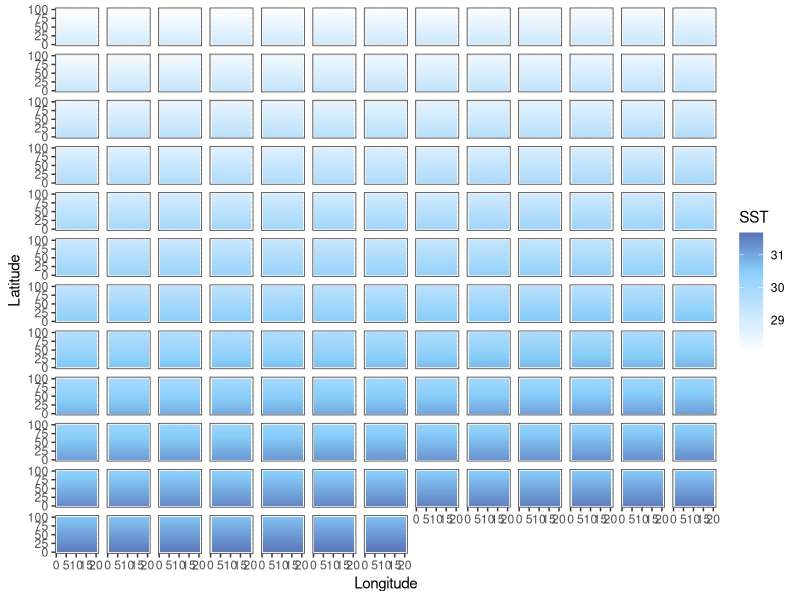
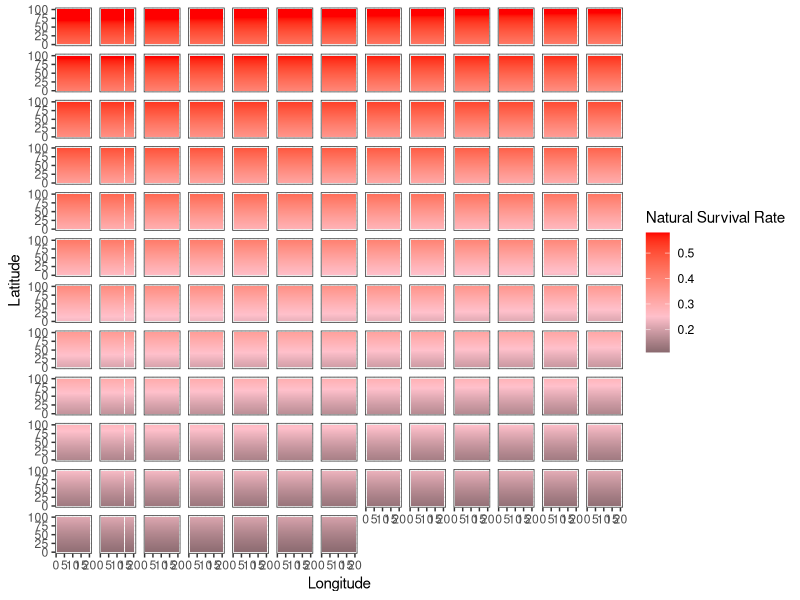
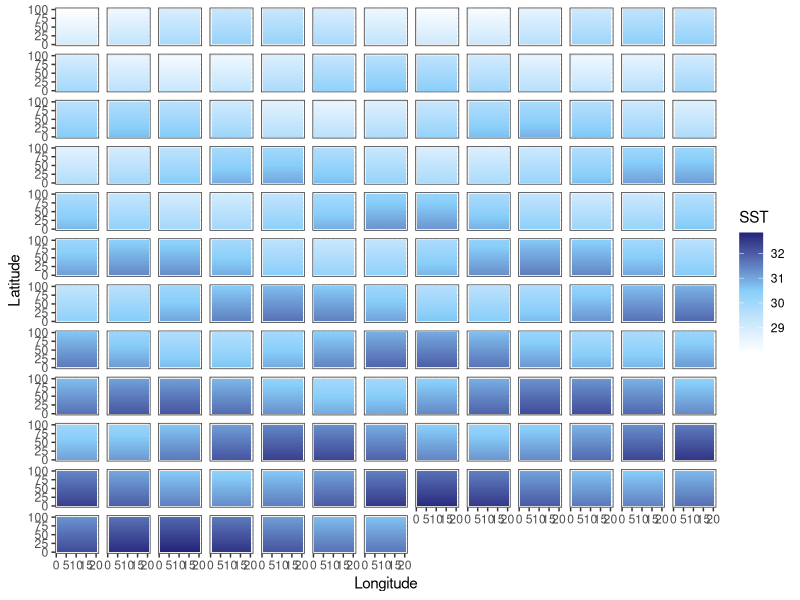
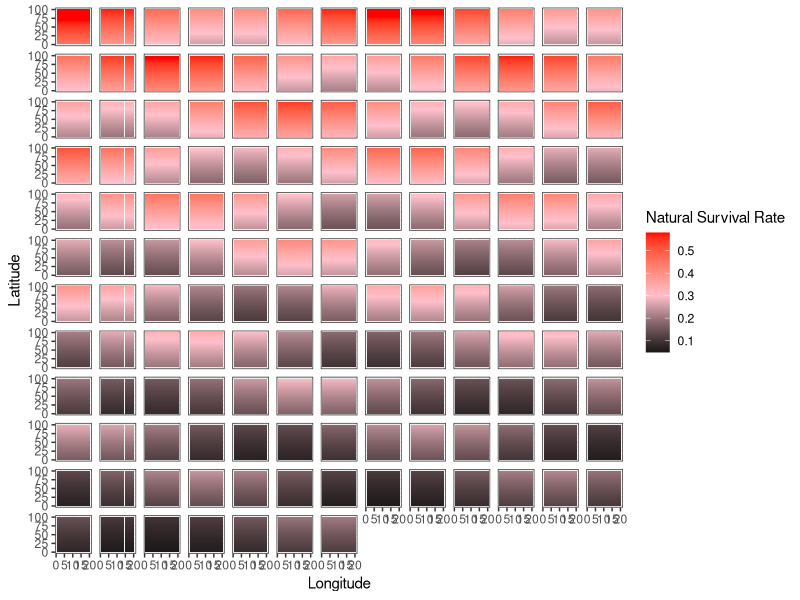
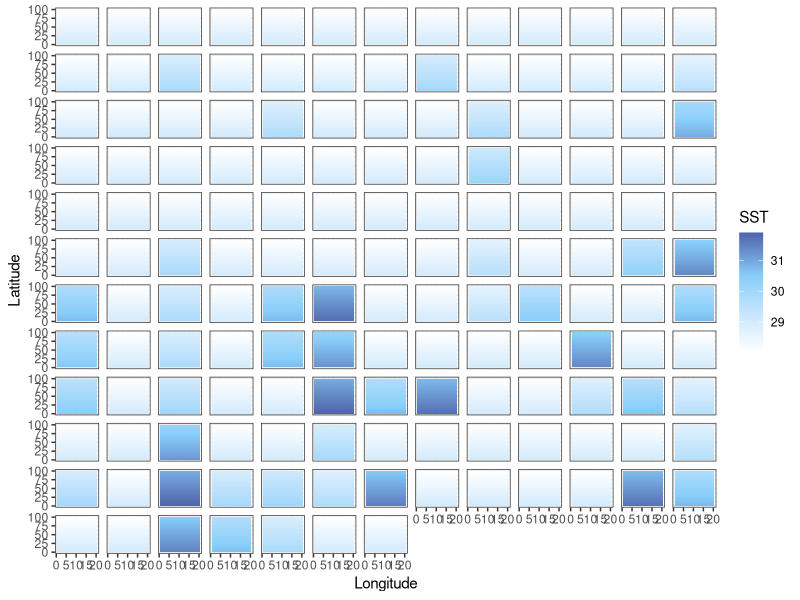
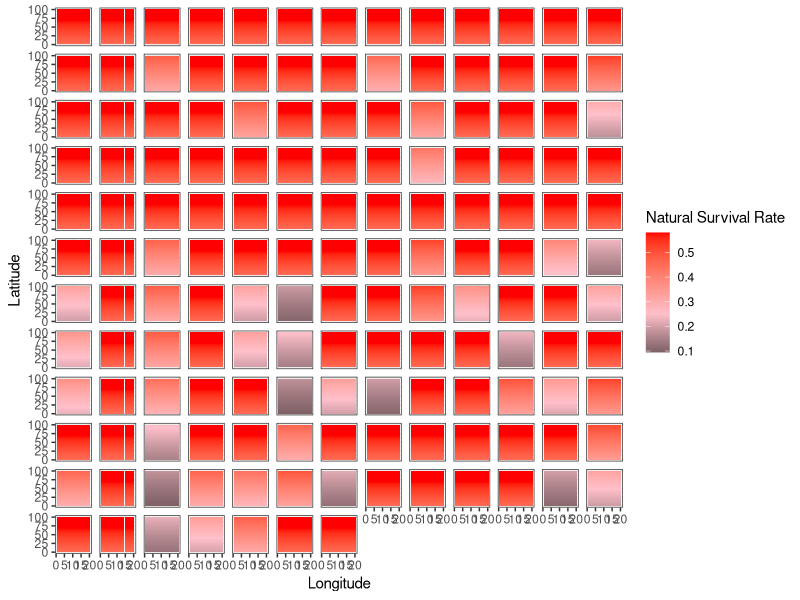

Generate these figures, in order, with R:
library(tidyverse)
library(here)

addTaskCallback(function(...) {set.seed(42);TRUE})
options(warn=-1)

years = 150
NS.patches = 100
EW.patches = 20
opt.temp = 25

calc_temp_mortality <- function(SST, opt.temp, temp.range, s) {
  nat.m = array(0, c(nrow(SST), ncol(SST)))
  m = 1 - exp((-(SST[,] - opt.temp)^2)/(temp.range^2)) # temperature based mortality function from Walsworth et al.
  m = 1 - m
  nat.m = ifelse(m > s, s, m)
  return(nat.m)
}

# 0.5272924 29
# 0.3678794 30
# 0.2369278 31
# 0.1408584 32
# 0.0773    33
# 0.0391639 34
# 0.0183156 35



### UNCOMMENT FOR CONSTANT MEAN SHIFT SST
SST.patches.mean <- array(0, c(NS.patches, EW.patches, years))
start_SST = (opt.temp + 3) + NS.patches*0.01

for (i in 1:years) {
  SST = start_SST
  for (lat in 1:NS.patches) {
    SST.patches.mean[lat,,i] = SST
    SST = SST - 0.01
  }
  start_SST = start_SST + 0.018
}

### UNCOMMENT FOR ENSO VARIABLE MEAN SST
SST.patches.enso <- array(0, c(NS.patches, EW.patches, years))
start_SST = (opt.temp + 3) + NS.patches*0.01

t=seq(1,150,1)
enso.value = 0.5*sin(.8*t) + 0.018

for (i in 1:years) {
  SST = start_SST
  for (lat in 1:NS.patches) {
    SST.patches.enso[lat,,i] = SST
    SST = SST - 0.01
  }
  start_SST = start_SST + enso.value[i]
}

### UNCOMMENT FOR SHOCK SST CHANGES
SST.patches.shock <- array(0, c(NS.patches, EW.patches, years))
start_SST = (opt.temp + 3) + NS.patches*0.01

for (i in 1:years) {
  heat_prob = runif(1, 0, 1)
  if ((i < 75 & heat_prob < 0.1) | (i >= 75 & heat_prob < 0.35)) {
    intensity <- runif(1, .5, ifelse(i < 75, 2, 3))
    SST = start_SST + intensity
  } else {
    SST = start_SST
  }
  for (lat in 1:NS.patches) {
    SST.patches.shock[lat,,i] = SST
    SST = SST - 0.01
  }
}

output_df_mean = data.frame() #create dataframe to hold results
output_df_enso = data.frame()
output_df_shock = data.frame()


# Mean --------------------------------------------------------------------

for(b in 1:years) {
  SSTdf_mean = SST.patches.mean[,,b] %>% 
    as.data.frame() 
  
  SSTdf_mean$lat = c(1:NS.patches)
  SSTdf_mean$year = paste0(b)
  
  output_df_mean = bind_rows(output_df_mean, SSTdf_mean)
}

SSTdf_mean = output_df_mean %>% 
  pivot_longer(V1:V20,
               names_to = "lon",
               values_to = "sst") %>% 
  mutate(lon = case_when(
    lon == "V1" ~ 1,
    lon == "V2" ~ 2,
    lon == "V3" ~ 3,
    lon == "V4" ~ 4,
    lon == "V5" ~ 5,
    lon == "V6" ~ 6,
    lon == "V7" ~ 7,
    lon == "V8" ~ 8,
    lon == "V9" ~ 9,
    lon == "V10" ~ 10,
    lon == "V11" ~ 11,
    lon == "V12" ~ 12,
    lon == "V13" ~ 13,
    lon == "V14" ~ 14,
    lon == "V15" ~ 15,
    lon == "V16" ~ 16,
    lon == "V17" ~ 17,
    lon == "V18" ~ 18,
    lon == "V19" ~ 19,
    lon == "V20" ~ 20
    )) %>% 
  mutate(year = as.numeric(year))

mt = ggplot(SSTdf_mean, aes(lon, lat, fill = sst)) +
  geom_tile() +
  labs(x = "Longitude", y = "Latitude", fill = "SST") +
  theme_bw() +
  scale_fill_gradient2(low = "white", high = "midnightblue", mid = "lightskyblue", midpoint = 30.5) +
  facet_wrap(~year) + 
  theme(
    strip.background = element_blank(),
    strip.text.x = element_blank())

SSTdf_mean = SSTdf_mean %>% 
  mutate(mortality = 1 - (1 - exp((-(sst - 25)^2)/(4.5^2)))) %>% 
  mutate(survival = ifelse(mortality > 0.58, 0.58, mortality))

mm = ggplot(SSTdf_mean, aes(lon, lat, fill = survival)) +
  geom_tile() +
  labs(x = "Longitude", y = "Latitude", fill = "Natural Survival Rate") +
  theme_bw() +
  scale_fill_gradient2(low = "black", high = "red", mid = "pink", midpoint = .25) +
  facet_wrap(~year) + 
  theme(
    strip.background = element_blank(),
    strip.text.x = element_blank())

# ENSO --------------------------------------------------------------------

for(b in 1:years) {
  SSTdf_enso = SST.patches.enso[,,b] %>% 
    as.data.frame() 
  
  SSTdf_enso$lat = c(1:NS.patches)
  SSTdf_enso$year = paste0(b)
  
  output_df_enso = bind_rows(output_df_enso, SSTdf_enso)
}

SSTdf_enso = output_df_enso %>% 
  pivot_longer(V1:V20,
               names_to = "lon",
               values_to = "sst") %>% 
  mutate(lon = case_when(
    lon == "V1" ~ 1,
    lon == "V2" ~ 2,
    lon == "V3" ~ 3,
    lon == "V4" ~ 4,
    lon == "V5" ~ 5,
    lon == "V6" ~ 6,
    lon == "V7" ~ 7,
    lon == "V8" ~ 8,
    lon == "V9" ~ 9,
    lon == "V10" ~ 10,
    lon == "V11" ~ 11,
    lon == "V12" ~ 12,
    lon == "V13" ~ 13,
    lon == "V14" ~ 14,
    lon == "V15" ~ 15,
    lon == "V16" ~ 16,
    lon == "V17" ~ 17,
    lon == "V18" ~ 18,
    lon == "V19" ~ 19,
    lon == "V20" ~ 20
  )) %>% 
  mutate(year = as.numeric(year))

et = ggplot(SSTdf_enso, aes(lon, lat, fill = sst)) +
  geom_tile() +
  labs(x = "Longitude", y = "Latitude", fill = "SST") +
  theme_bw() +
  scale_fill_gradient2(low = "white", high = "midnightblue", mid = "lightskyblue", midpoint = 30.5) +
  facet_wrap(~year) + 
  theme(
    strip.background = element_blank(),
    strip.text.x = element_blank())

SSTdf_enso = SSTdf_enso %>% 
  mutate(mortality = 1 - (1 - exp((-(sst - 25)^2)/(4.5^2)))) %>% 
  mutate(survival = ifelse(mortality > 0.58, 0.58, mortality))

em = ggplot(SSTdf_enso, aes(lon, lat, fill = survival)) +
  geom_tile() +
  labs(x = "Longitude", y = "Latitude", fill = "Natural Survival Rate") +
  theme_bw() +
  scale_fill_gradient2(low = "black", high = "red", mid = "pink", midpoint = .3) +
  facet_wrap(~year) + 
  theme(
    strip.background = element_blank(),
    strip.text.x = element_blank())

# shock -------------------------------------------------------------------

for(b in 1:years) {
  SSTdf_shock = SST.patches.shock[,,b] %>% 
    as.data.frame() 
  
  SSTdf_shock$lat = c(1:NS.patches)
  SSTdf_shock$year = paste0(b)
  
  output_df_shock = bind_rows(output_df_shock, SSTdf_shock)
}

SSTdf_shock = output_df_shock %>% 
  pivot_longer(V1:V20,
               names_to = "lon",
               values_to = "sst") %>% 
  mutate(lon = case_when(
    lon == "V1" ~ 1,
    lon == "V2" ~ 2,
    lon == "V3" ~ 3,
    lon == "V4" ~ 4,
    lon == "V5" ~ 5,
    lon == "V6" ~ 6,
    lon == "V7" ~ 7,
    lon == "V8" ~ 8,
    lon == "V9" ~ 9,
    lon == "V10" ~ 10,
    lon == "V11" ~ 11,
    lon == "V12" ~ 12,
    lon == "V13" ~ 13,
    lon == "V14" ~ 14,
    lon == "V15" ~ 15,
    lon == "V16" ~ 16,
    lon == "V17" ~ 17,
    lon == "V18" ~ 18,
    lon == "V19" ~ 19,
    lon == "V20" ~ 20
  )) %>% 
  mutate(year = as.numeric(year))

st = ggplot(SSTdf_shock, aes(lon, lat, fill = sst)) +
  geom_tile() +
  labs(x = "Longitude", y = "Latitude", fill = "SST") +
  theme_bw() +
  scale_fill_gradient2(low = "white", high = "midnightblue", mid = "lightskyblue", midpoint = 30.5) +
  facet_wrap(~year) + 
  theme(
    strip.background = element_blank(),
    strip.text.x = element_blank())

SSTdf_shock = SSTdf_shock %>% 
  mutate(mortality = 1 - (1 - exp((-(sst - 25)^2)/(4.5^2)))) %>% 
  mutate(survival = ifelse(mortality > 0.58, 0.58, mortality))

sm = ggplot(SSTdf_shock, aes(lon, lat, fill = survival)) +
  geom_tile() +
  labs(x = "Longitude", y = "Latitude", fill = "Natural Survival Rate") +
  theme_bw() +
  scale_fill_gradient2(low = "black", high = "red", mid = "pink", midpoint = .25) +
  facet_wrap(~year) + 
  theme(
    strip.background = element_blank(),
    strip.text.x = element_blank())

ggsave(mt, file=paste0("mean_temp.pdf"), path = here("figs", "climate"), height = 10, width = 15)
ggsave(mm, file=paste0("mean_mortality.pdf"), path = here("figs", "climate"), height = 10, width = 15)
ggsave(et, file=paste0("enso_temp.pdf"), path = here("figs", "climate"), height = 10, width = 15)
ggsave(em, file=paste0("enso_mortality.pdf"), path = here("figs", "climate"), height = 10, width = 15)
ggsave(st, file=paste0("shock_temp.pdf"), path = here("figs", "climate"), height = 10, width = 15)
ggsave(sm, file=paste0("shock_mortality.pdf"), path = here("figs", "climate"), height = 10, width = 15)
